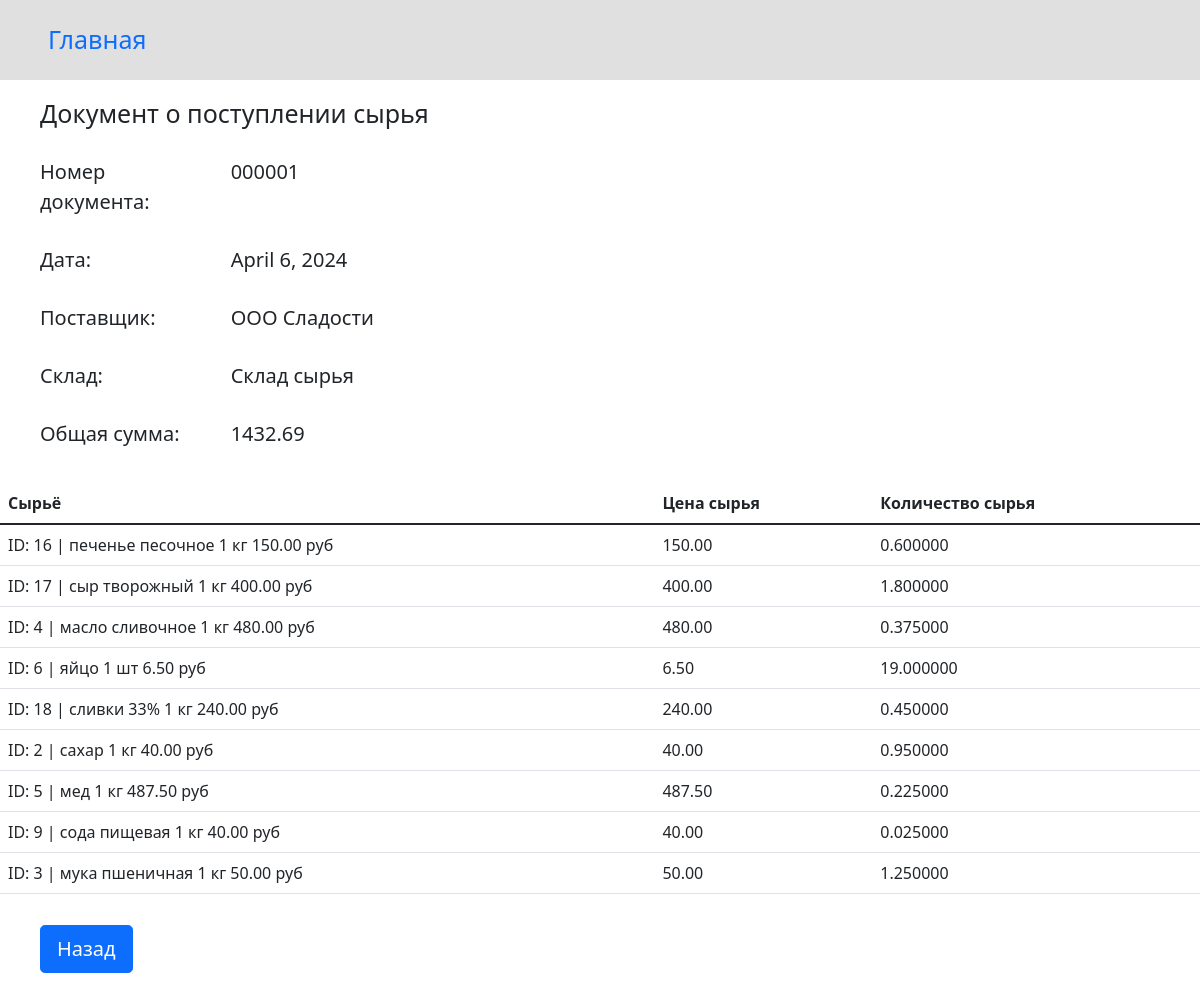
The page /show_doc_raw_in/show_selected_doc_raw_in/14/ on the database its author committed.
### store_app/models.py (models this page shows, shortened)
class DocRawIn(models.Model):
    doc_raw_in_num = models.CharField(max_length=50, unique=True, verbose_name='Номер документа')
    doc_raw_in_date = models.DateField(verbose_name='Дата')
    supplier = models.ForeignKey(Supplier, on_delete=models.CASCADE, verbose_name='Поставщик')
    raw_warehouse = models.ForeignKey(RawWarehouse, on_delete=models.CASCADE, default=1, verbose_name='Склад')
    doc_raw_in_sum = models.DecimalField(max_digits=12, decimal_places=2, null=True, blank=True, default=0, verbose_name='Сумма')

class Supplier(models.Model):
    supplier_name = models.CharField(max_length=100)
    supplier_address = models.CharField(max_length=200, null=True, blank=True)
    supplier_phone = models.CharField(max_length=50)
    def __str__(self):
        return f'{self.supplier_name}'

class RawWarehouse(models.Model):
    warehouse_raw_name = models.CharField(max_length=100)
    def __str__(self):
        return f'{self.warehouse_raw_name}'

class DocRawInT(models.Model):
    doc_raw_in = models.ForeignKey(DocRawIn, on_delete=models.CASCADE, verbose_name='Номер документа')
    raw = models.ForeignKey(Raw, on_delete=models.CASCADE, verbose_name='Сырьё')
    doc_raw_in_cost = models.DecimalField(max_digits=7, decimal_places=2, verbose_name='Цена сырья')
    doc_raw_in_quantity = models.DecimalField(max_digits=18, decimal_places=6, verbose_name='Количество сырья')
    class Meta:
        constraints = [
            models.UniqueConstraint(fields=['doc_raw_in', 'raw'], name='unique_RawInT')
        ]

class Raw(models.Model):
    raw_num = models.CharField(max_length=20, unique=True)
    raw_name = models.CharField(max_length=100)
    raw_cost = models.DecimalField(max_digits=7, decimal_places=2)
    def __str__(self):
        return f'ID: {self.id} | {self.raw_name} {self.raw_cost} руб'

### store_app/views.py (the view)
# urls.py: path('show_doc_raw_in/show_selected_doc_raw_in/<int:id>/', views.show_selected_doc_raw_in),
def show_selected_doc_raw_in(request, id):
    doc = DocRawIn.objects.get(id=id)
    tabs = DocRawInT.objects.filter(doc_raw_in=doc)
    data = {'doc': doc, 'tabs': tabs}
    return render(request, 'show_selected_doc_raw_in.html', data)

### templates/show_selected_doc_raw_in.html (shortened to what this page needs)
<!DOCTYPE html>
<html lang="ru">
  <head>
    <link href="https://cdn.jsdelivr.net/npm/bootstrap@5.1.3/dist/css/bootstrap.min.css" rel="stylesheet">
  </head>
  <body>
  <header style="background-color: rgb(225, 224, 224);">
    <div class="text-bg-light p-2">
       <a class="nav-item nav-link" href="/" style="font-size: 25px; padding: 13px 40px;">Главная</a>
    </div>
  </header>
  <main>
    <div style="padding: 15px 40px;">
    <p style="font-size: 25px;">Документ о поступлении сырья</p>
    <div style="margin-bottom: 10px;" class="form-group row">
      <label class="col-sm-2 col-form-label col-form-label-lg">Номер документа:</label>
      <label class="col-sm-2 col-form-label col-form-label-lg">{{doc.doc_raw_in_num}}</label>
    </div>
    <div style="margin-bottom: 10px;" class="form-group row">
      <label class="col-sm-2 col-form-label col-form-label-lg">Дата:</label>
      <label class="col-sm-2 col-form-label col-form-label-lg">{{doc.doc_raw_in_date}}</label>
    </div>
    <div style="margin-bottom: 10px;" class="form-group row">
      <label class="col-sm-2 col-form-label col-form-label-lg">Поставщик:</label>
      <label class="col-sm-2 col-form-label col-form-label-lg">{{doc.supplier}}</label>
    </div>
    <div style="margin-bottom: 10px;" class="form-group row">
      <label class="col-sm-2 col-form-label col-form-label-lg">Склад:</label>
      <label class="col-sm-2 col-form-label col-form-label-lg">{{doc.raw_warehouse}}</label>
    </div>
    <div style="margin-bottom: 10px;" class="form-group row">
      <label class="col-sm-2 col-form-label col-form-label-lg">Общая сумма:</label>
      <label class="col-sm-2 col-form-label col-form-label-lg">{{doc.doc_raw_in_sum}}</label>
    </div>
  </div>
  <table class="table table-hover">
  <thead>
    <tr>
      <th scope="col">Сырьё</th>
      <th scope="col">Цена сырья</th>
      <th scope="col">Количество сырья</th>
    </tr>
  </thead>
    <tbody>
      {% for tab in tabs %}
      <tr>
        <td scope="row">{{tab.raw}}</td>
        <td>{{tab.doc_raw_in_cost}}</td>
        <td>{{tab.doc_raw_in_quantity}}</td>
      </tr>
      {% endfor %}
    </tbody>
  </table>
  <div style="padding: 15px 40px;">
    <a href="/show_doc_raw_in" class="btn btn-primary btn-lg" role="button" aria-pressed="true">Назад</a>
  </div>
  </main>
  </body>
</html>

### rows shown on the page
DocRawIn: doc_raw_in_num "000001", doc_raw_in_date "April 6, 2024", supplier "ООО Сладости", raw_warehouse "Склад сырья", doc_raw_in_sum "1432.69"
DocRawInT: raw "ID: 16 | печенье песочное 1 кг 150.00 руб", doc_raw_in_cost "150.00", doc_raw_in_quantity "0.600000"
DocRawInT: raw "ID: 17 | сыр творожный 1 кг 400.00 руб", doc_raw_in_cost "400.00", doc_raw_in_quantity "1.800000"
DocRawInT: raw "ID: 4 | масло сливочное 1 кг 480.00 руб", doc_raw_in_cost "480.00", doc_raw_in_quantity "0.375000"
DocRawInT: raw "ID: 6 | яйцо 1 шт 6.50 руб", doc_raw_in_cost "6.50", doc_raw_in_quantity "19.000000"
DocRawInT: raw "ID: 18 | сливки 33% 1 кг 240.00 руб", doc_raw_in_cost "240.00", doc_raw_in_quantity "0.450000"
DocRawInT: raw "ID: 2 | сахар 1 кг 40.00 руб", doc_raw_in_cost "40.00", doc_raw_in_quantity "0.950000"
DocRawInT: raw "ID: 5 | мед 1 кг 487.50 руб", doc_raw_in_cost "487.50", doc_raw_in_quantity "0.225000"
DocRawInT: raw "ID: 9 | сода пищевая 1 кг 40.00 руб", doc_raw_in_cost "40.00", doc_raw_in_quantity "0.025000"
DocRawInT: raw "ID: 3 | мука пшеничная 1 кг 50.00 руб", doc_raw_in_cost "50.00", doc_raw_in_quantity "1.250000"
